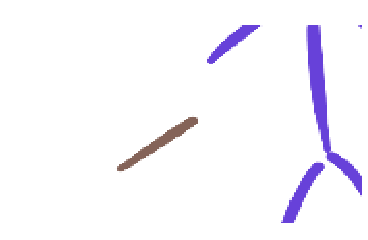

This game map was drawn from its Tiled (.tmx) file and the tilesets committed beside it. A one-line description and the full map source follow:
An orthogonal 23x15 tile map with 16x16 px tiles, 3 tile layers (Back, Buildings, Front), 1 hidden layer not drawn.

<map version="1.10" tiledversion="1.11.2" orientation="orthogonal" renderorder="right-down" compressionlevel="0" width="23" height="15" tilewidth="16" tileheight="16" infinite="0" nextlayerid="9" nextobjectid="4">
 <tileset firstgid="1" name="z_Ollivander55_Hogwarts" tilewidth="16" tileheight="16" tilecount="345" columns="23">
  <image source="z_Ollivander55_Hogwarts.png" width="368" height="240" />
 </tileset>
 <layer id="1" name="Back" width="23" height="15">
  <data encoding="csv">
1,2,3,4,5,6,7,8,9,10,11,12,13,14,15,16,17,18,19,20,21,22,23,
24,25,26,27,28,29,30,31,32,33,34,35,36,37,38,39,40,41,42,43,44,45,46,
47,48,49,50,51,52,53,54,55,56,57,58,59,60,61,62,63,64,65,66,67,68,69,
70,71,72,73,74,75,76,77,78,79,80,81,82,83,84,85,86,87,88,89,90,91,92,
93,94,95,96,97,98,99,100,101,102,103,104,105,106,107,108,109,110,111,112,113,114,115,
116,117,118,119,120,121,122,123,124,125,126,127,128,129,130,131,132,133,134,135,136,137,138,
139,140,141,142,143,144,145,146,147,148,149,150,151,152,153,154,155,156,157,158,159,160,161,
162,163,164,165,166,167,168,169,170,171,172,173,174,175,176,177,178,179,180,181,182,183,184,
185,186,187,188,189,190,191,192,193,194,195,196,197,198,199,200,201,202,203,204,205,206,207,
208,209,210,211,212,213,214,215,216,217,218,219,220,221,222,223,224,225,226,227,228,229,230,
231,232,233,234,235,236,237,238,239,240,241,242,243,244,245,246,247,248,249,250,251,252,253,
254,255,256,257,258,259,260,261,262,263,264,265,266,267,268,269,270,271,272,273,274,275,276,
277,278,279,280,281,282,283,284,285,286,287,288,289,290,291,292,293,294,295,296,297,298,299,
300,301,302,303,304,305,306,307,308,309,310,311,312,313,314,315,316,317,318,319,320,321,322,
323,324,325,326,327,328,329,330,331,332,333,334,335,336,337,338,339,340,341,342,343,344,345
</data>
 </layer>
 <layer id="2" name="Buildings" width="23" height="15">
  <data encoding="csv">
0,0,0,0,0,0,0,0,0,0,0,0,0,0,0,0,0,0,0,0,0,0,0,
0,0,0,0,0,0,0,0,0,0,0,0,0,0,0,0,0,0,0,0,0,0,0,
0,0,0,0,0,0,0,0,0,0,0,0,0,0,0,0,0,0,0,0,0,0,0,
0,0,0,0,0,0,0,0,0,0,0,0,0,0,0,0,0,0,0,0,0,0,0,
0,0,0,0,0,0,0,0,0,0,0,0,0,0,0,0,0,0,0,0,0,0,0,
0,0,0,0,0,0,0,0,0,0,0,0,0,0,0,0,0,0,0,0,0,0,0,
0,0,0,0,0,0,0,0,0,0,0,0,0,0,0,0,0,0,0,0,0,0,0,
0,0,0,0,0,0,0,0,0,0,0,0,0,0,0,0,0,0,0,0,0,0,0,
0,0,0,0,0,0,0,0,0,0,0,0,0,0,0,0,0,0,0,0,0,0,0,
0,0,0,0,0,0,0,0,0,0,0,0,0,0,0,0,0,0,0,0,0,0,0,
0,0,0,0,0,0,0,0,0,0,0,0,0,0,0,0,0,0,0,0,0,0,0,
0,0,0,0,0,0,0,0,0,0,0,0,0,0,0,0,0,0,0,0,0,0,0,
0,0,0,0,0,0,0,0,0,0,0,0,0,0,0,0,0,0,0,0,0,0,0,
0,0,0,0,0,0,0,0,0,0,0,0,0,0,0,0,0,0,0,0,0,0,0,
0,0,0,0,0,0,0,0,0,0,0,0,0,0,0,0,0,0,0,0,0,0,0
</data>
 </layer>
 <layer id="7" name="Buildings1" width="23" height="15" visible="0">
  <data encoding="csv">
0,0,0,0,0,0,0,0,0,0,0,0,0,0,0,0,0,0,0,0,0,0,0,
0,0,0,0,0,0,0,0,0,0,0,0,0,0,0,0,0,0,0,0,0,0,0,
0,0,0,0,0,0,0,0,0,0,0,0,0,0,0,0,0,0,0,0,0,0,0,
0,0,0,0,0,0,0,0,0,0,0,0,0,0,0,0,0,0,0,0,0,0,0,
0,0,0,0,0,0,0,0,0,0,0,0,0,0,0,0,0,0,0,0,0,0,0,
0,0,0,0,0,0,0,0,0,0,0,0,0,0,0,0,0,0,0,0,0,0,0,
0,0,0,0,0,0,0,0,0,0,0,0,0,0,0,0,0,0,0,0,0,0,0,
0,0,0,0,0,0,0,0,0,0,0,0,0,0,0,0,0,0,0,0,0,0,0,
0,0,0,0,0,0,0,0,0,0,0,0,0,0,0,0,0,0,0,0,0,0,0,
0,0,0,0,0,0,0,0,0,0,0,0,0,0,0,0,0,0,0,0,0,0,0,
0,0,0,0,0,0,0,0,0,0,0,0,0,0,0,0,0,0,0,0,0,0,0,
0,0,0,0,0,0,0,0,0,0,0,0,0,0,0,0,0,0,0,0,0,0,0,
0,0,0,0,0,0,0,0,0,0,0,0,0,0,0,0,0,0,0,0,0,0,0,
0,0,0,0,0,0,0,0,0,0,0,0,0,0,0,0,0,0,0,0,0,0,0,
0,0,0,0,0,0,0,0,0,0,0,0,0,0,0,0,0,0,0,0,0,0,0
</data>
 </layer>
 <layer id="3" name="Front" width="23" height="15">
  <data encoding="csv">
0,0,0,0,0,0,0,0,0,0,0,0,0,0,0,0,0,0,0,0,0,0,0,
0,0,0,0,0,0,0,0,0,0,0,0,0,0,0,0,0,0,0,0,0,0,0,
0,0,0,0,0,0,0,0,0,0,0,0,0,0,0,0,0,0,0,0,0,0,0,
0,0,0,0,0,0,0,0,0,0,0,0,0,0,0,0,0,0,0,0,0,0,0,
0,0,0,0,0,0,0,0,0,0,0,0,0,0,0,0,0,0,0,0,0,0,0,
0,0,0,0,0,0,0,0,0,0,0,0,0,0,0,0,0,0,0,0,0,0,0,
0,0,0,0,0,0,0,0,0,0,0,0,0,0,0,0,0,0,0,0,0,0,0,
0,0,0,0,0,0,0,0,0,0,0,0,0,0,0,0,0,0,0,0,0,0,0,
0,0,0,0,0,0,0,0,0,0,0,0,0,0,0,0,0,0,0,0,0,0,0,
0,0,0,0,0,0,0,0,0,0,0,0,0,0,0,0,0,0,0,0,0,0,0,
0,0,0,0,0,0,0,0,0,0,0,0,0,0,0,0,0,0,0,0,0,0,0,
0,0,0,0,0,0,0,0,0,0,0,0,0,0,0,0,0,0,0,0,0,0,0,
0,0,0,0,0,0,0,0,0,0,0,0,0,0,0,0,0,0,0,0,0,0,0,
0,0,0,0,0,0,0,0,0,0,0,0,0,0,0,0,0,0,0,0,0,0,0,
0,0,0,0,0,0,0,0,0,0,0,0,0,0,0,0,0,0,0,0,0,0,0
</data>
 </layer>
 <objectgroup id="4" name="Back" />
 <objectgroup id="5" name="Buildings" />
 <objectgroup id="8" name="Buildings1" />
 <objectgroup id="6" name="Front" />
</map>
